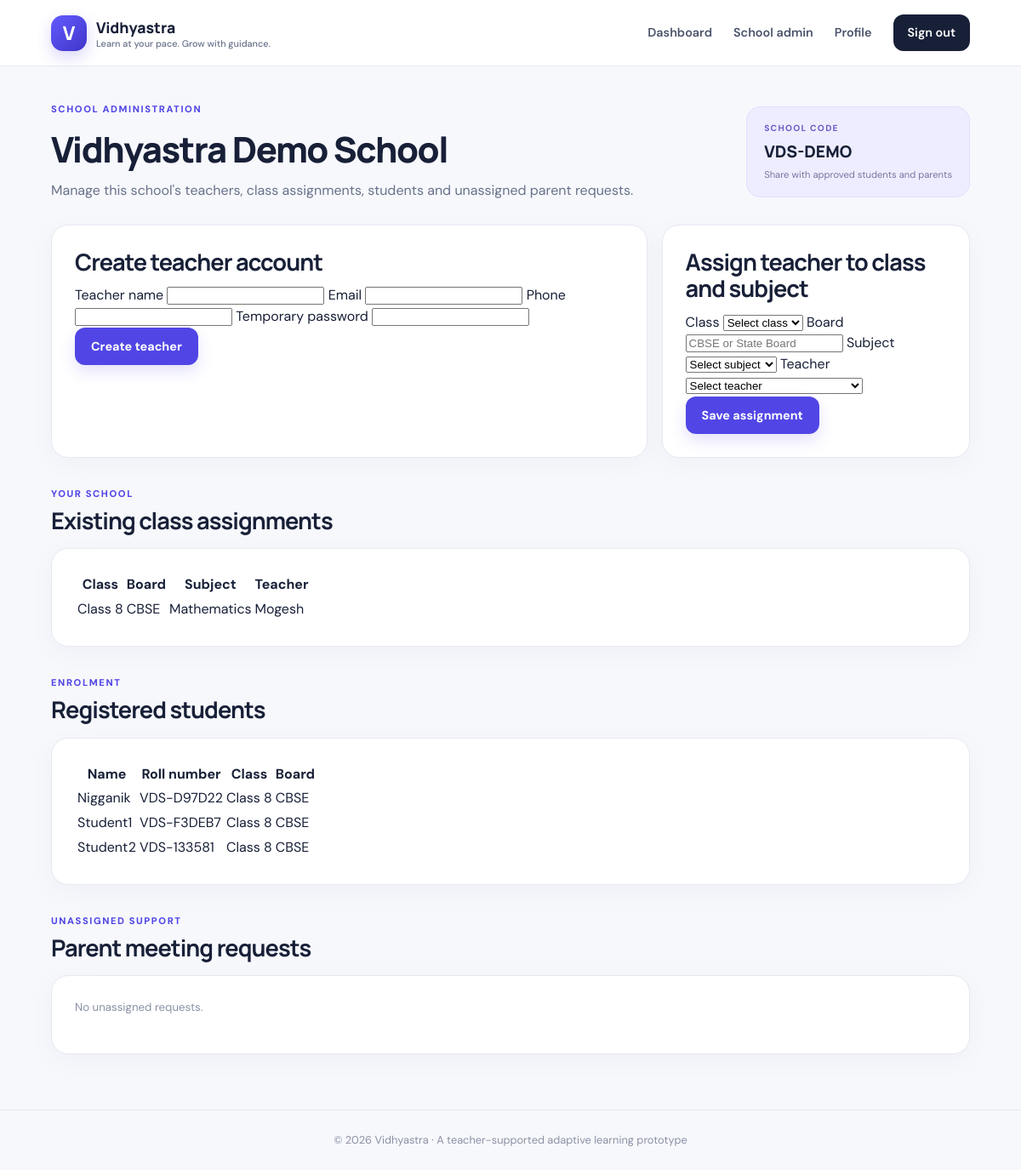
/admin (signed in), run on the app's committed database.
### tables this page shows
CREATE TABLE schools (
                id INTEGER PRIMARY KEY AUTOINCREMENT,
                school_name TEXT NOT NULL,
                school_code TEXT NOT NULL UNIQUE,
                is_active INTEGER NOT NULL DEFAULT 1,
                created_at TEXT NOT NULL
            );

CREATE TABLE "class_teacher_assignments" (
                    id INTEGER PRIMARY KEY AUTOINCREMENT,
                    school_id INTEGER NOT NULL,
                    grade TEXT NOT NULL,
                    board TEXT NOT NULL,
                    subject TEXT NOT NULL,
                    teacher_id INTEGER NOT NULL,

                    UNIQUE(school_id, grade, board, subject),

                    FOREIGN KEY(school_id) REFERENCES schools(id),
                    FOREIGN KEY(teacher_id) REFERENCES users(id)
                );

CREATE TABLE users (
      id INTEGER PRIMARY KEY AUTOINCREMENT, name TEXT NOT NULL, email TEXT UNIQUE NOT NULL,
      phone TEXT NOT NULL, password_hash TEXT NOT NULL, role TEXT NOT NULL,
      region TEXT DEFAULT '', district TEXT DEFAULT '', state TEXT DEFAULT '', board TEXT DEFAULT '',
      grade TEXT DEFAULT '', language TEXT DEFAULT 'English', theme TEXT DEFAULT 'light', bot_name TEXT DEFAULT 'Astra',
      roll_no TEXT UNIQUE, created_at TEXT NOT NULL
    , school_id INTEGER REFERENCES schools(id));

### app.py (the view, shortened to what this page needs)
@app.route('/admin', methods=['GET', 'POST'])
@role_required('admin')
def admin_dashboard():
    user = current_user()
    school_id = user['school_id']
    if not school_id:
        abort(403)
    con = db()
    try:
        school = con.execute(
            'SELECT * FROM schools WHERE id=?',
            (school_id,)
        ).fetchone()
        if not school:
            abort(403)
        teachers = con.execute('''
            SELECT id, name, email
            FROM users
            WHERE role='teacher' AND school_id=?
            ORDER BY name
        ''', (school_id,)).fetchall()
        students = con.execute('''
            SELECT id, name, roll_no, grade, board
            FROM users
            WHERE role='student' AND school_id=?
            ORDER BY grade, name
        ''', (school_id,)).fetchall()
        assignments = con.execute('''
            SELECT
                c.grade,
                c.board,
                c.subject,
                u.name AS teacher_name
            FROM class_teacher_assignments c
            JOIN users u
                ON u.id=c.teacher_id AND u.school_id=c.school_id
            WHERE c.school_id=?
            ORDER BY c.grade, c.subject
        ''', (school_id,)).fetchall()
        tickets = con.execute('''
            SELECT t.*, s.name AS student_name
            FROM tickets t
            LEFT JOIN users s
                ON s.id=t.student_id AND s.school_id=t.school_id
            WHERE t.school_id=? AND t.teacher_id IS NULL
            ORDER BY t.created_at DESC
            LIMIT 30
        ''', (school_id,)).fetchall()
        return render_template(
            'admin_dashboard.html',
            school=school,
            teachers=teachers,
            students=students,
            assignments=assignments,
            tickets=tickets
        )
    finally:
        con.close()

### app.py (called while the page is built)
def db():
    con = sqlite3.connect(DB_PATH)
    con.row_factory = sqlite3.Row
    con.execute('PRAGMA foreign_keys = ON')
    return con

def current_user():
    user_id = session.get('user_id')
    if not user_id:
        return None
    con = db()
    try:
        return con.execute(
            'SELECT * FROM users WHERE id=?', (user_id,)
        ).fetchone()
    finally:
        con.close()

def role_required(*roles):
    def decorator(fn):
        @wraps(fn)
        def wrapper(*args, **kwargs):
            user = current_user()
            if not user:
                return redirect(url_for('login'))
            if user['role'] not in roles:
                abort(403)
            return fn(*args, **kwargs)
        return wrapper
    return decorator

@app.context_processor
def inject_globals():
    return {
        'current_user': current_user(),
        'subjects': SUBJECTS,
        'year': date.today().year
    }

### templates/admin_dashboard.html (shortened to what this page needs)
{% extends 'base.html' %}
{% block content %}
<section class="dashboard-head">
    <div>
        <span class="eyebrow">SCHOOL ADMINISTRATION</span>
        <h1>{{ school['school_name'] }}</h1>
        <p>Manage this school's teachers, class assignments, students and unassigned parent requests.</p>
    </div>
    <div class="roll-card">
        <small>SCHOOL CODE</small>
        <strong>{{ school['school_code'] }}</strong>
        <span>Share with approved students and parents</span>
    </div>
</section>
<section class="content-grid">
    <div class="panel">
        <h2>Create teacher account</h2>
        <form method="post">
            <label>Teacher name
                <input name="name" required maxlength="100">
            </label>
            <label>Email
                <input name="email" type="email" required>
            </label>
            <label>Phone
                <input name="phone" required>
            </label>
            <label>Temporary password
                <input name="password" type="password" minlength="8" required>
            </label>
            <button class="button primary" type="submit">
                Create teacher
            </button>
        </form>
    </div>
    <div class="panel">
        <h2>Assign teacher to class and subject</h2>
        <form method="post">
            <label>Class
                <select name="grade" required>
                    <option value="">Select class</option>
                </select>
            </label>
            <label>Board
                <input name="board" placeholder="CBSE or State Board" required>
            </label>
            <label>Subject
                <select name="subject" required>
                    <option value="">Select subject</option>
                </select>
            </label>
            <label>Teacher
                <select name="teacher_id" required>
                    <option value="">Select teacher</option>
                </select>
            </label>
            <button class="button primary" type="submit">
                Save assignment
            </button>
        </form>
    </div>
</section>
<section class="section-head">
    <div>
        <span class="eyebrow">YOUR SCHOOL</span>
        <h2>Existing class assignments</h2>
    </div>
</section>
<div class="panel">
    {% if assignments %}
    <table>
        <thead>
            <tr>
                <th>Class</th>
                <th>Board</th>
                <th>Subject</th>
                <th>Teacher</th>
            </tr>
        </thead>
        <tbody>
            {% for a in assignments %}
            <tr>
                <td>{{ a.grade }}</td>
                <td>{{ a.board }}</td>
                <td>{{ a.subject }}</td>
                <td>{{ a.teacher_name }}</td>
            </tr>
            {% endfor %}
        </tbody>
    </table>
    {% else %}
    <p class="muted">No class assignments yet.</p>
    {% endif %}
</div>
<section class="section-head">
    <div>
        <span class="eyebrow">ENROLMENT</span>
        <h2>Registered students</h2>
    </div>
</section>
<div class="panel">
    {% if students %}
    <table>
        <thead>
            <tr>
                <th>Name</th>
                <th>Roll number</th>
                <th>Class</th>
                <th>Board</th>
            </tr>
        </thead>
        <tbody>
            {% for s in students %}
            <tr>
                <td>{{ s.name }}</td>
                <td>{{ s.roll_no }}</td>
                <td>{{ s.grade }}</td>
                <td>{{ s.board }}</td>
            </tr>
            {% endfor %}
        </tbody>
    </table>
    {% else %}
    <p class="muted">
        No students have registered with this school's code yet.
    </p>
    {% endif %}
</div>
<section class="section-head">
    <div>
        <span class="eyebrow">UNASSIGNED SUPPORT</span>
        <h2>Parent meeting requests</h2>
    </div>
</section>
<div class="panel">
    {% if tickets %}
        {% for t in tickets %}
        <div class="ticket-row">
            <div>
                <b>{{ t.student_name or 'Parent / guardian' }}</b>
                <small>
                    {{ t.created_at[:16].replace('T',' ') }} · {{ t.status }}
                </small>
                <p>{{ t.message }}</p>
            </div>
        </div>
        {% endfor %}
    {% else %}
        <p class="muted">No unassigned requests.</p>
    {% endif %}
</div>
{% endblock %}

### static/style.css (style rules this page uses)
:root { --ink:#182038;--muted:#68718a;--line:#e7e9f2;--paper:#f7f8fc;--white:#fff;--purple:#5146e5;--purple2:#7168f3;--green:#0d9f78;--orange:#e58b37;--shadow:0 18px 50px rgba(35,39,87,.08) }
* { box-sizing:border-box }
body { margin:0;background:var(--paper);color:var(--ink);font-family:'DM Sans',sans-serif;line-height:1.55 }
h1,h2,h3 { font-family:Manrope,sans-serif;letter-spacing:-.035em;line-height:1.15;margin:0 0 12px }
h1 { font-size:clamp(2.2rem,5vw,4.1rem);font-weight:800 }
h2 { font-size:1.7rem }
p { color:var(--muted);margin:0 0 16px }
.eyebrow { font-size:.7rem;letter-spacing:.14em;font-weight:800;color:var(--purple);display:block;margin-bottom:15px }
.button { border:0;display:inline-flex;align-items:center;justify-content:center;gap:8px;padding:13px 19px;border-radius:12px;font:700 .9rem 'DM Sans',sans-serif;cursor:pointer;transition:transform .18s,box-shadow .18s }
.primary { background:var(--purple);color:#fff;box-shadow:0 8px 18px #5146e528 }
.muted,.tiny-note { color:#8990a4 }
.muted { font-size:.83rem }
.form-card,.panel { background:#fff;border:1px solid var(--line);border-radius:20px;padding:27px;box-shadow:0 7px 30px rgba(35,39,87,.035) }
.dashboard-head { display:flex;align-items:center;justify-content:space-between;gap:25px;padding:42px 0 27px }
.dashboard-head h1 { font-size:2.6rem }
.dashboard-head p { margin:0 }
.roll-card { min-width:220px;background:#eeedff;border:1px solid #e0deff;border-radius:17px;padding:17px 20px }
.roll-card small,.roll-card strong,.roll-card span { display:block }
.roll-card small { font-size:.64rem;letter-spacing:.12em;color:#6960c9;font-weight:800 }
.roll-card strong { font:800 1.2rem Manrope;margin:6px 0 }
.roll-card span { font-size:.7rem;color:#7775a0 }
.section-head { display:flex;align-items:end;justify-content:space-between;margin:34px 0 17px }
.section-head h2 { margin:0 }
.section-head .eyebrow { margin-bottom:7px }
.content-grid { display:grid;grid-template-columns:1.45fr .75fr;gap:17px }

### data on the page
schools: school_name "Vidhyastra Demo School", school_code "VDS-DEMO"
class_teacher_assignments: grade "Class 8", board "CBSE", subject "Mathematics", teacher_name "Mogesh"
users: name "Nigganik", roll_no "VDS-D97D22", grade "Class 8", board "CBSE"
users: name "Student1", roll_no "VDS-F3DEB7", grade "Class 8", board "CBSE"
users: name "Student2", roll_no "VDS-133581", grade "Class 8", board "CBSE"
